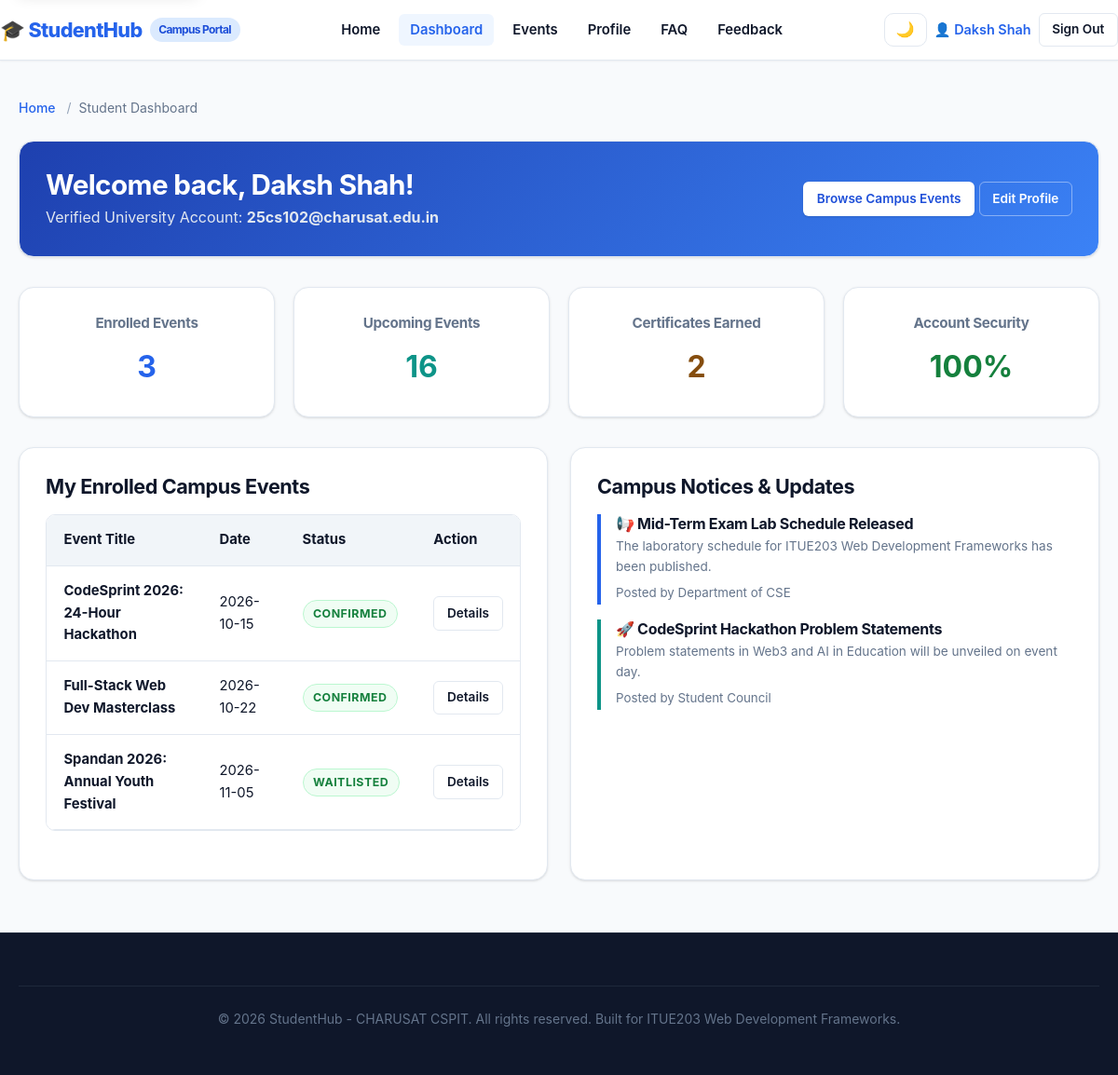
The app's page /dashboard.php (signed in) with its own data.
### tables this page shows
CREATE TABLE IF NOT EXISTS `registrations` (
  `id` INT AUTO_INCREMENT PRIMARY KEY,
  `student_id` INT NOT NULL,
  `event_id` INT NOT NULL,
  `registration_date` TIMESTAMP DEFAULT CURRENT_TIMESTAMP,
  `status` ENUM('Confirmed', 'Waitlisted', 'Cancelled') NOT NULL DEFAULT 'Confirmed',
  FOREIGN KEY (`student_id`) REFERENCES `students` (`id`) ON DELETE CASCADE ON UPDATE CASCADE,
  FOREIGN KEY (`event_id`) REFERENCES `events` (`id`) ON DELETE CASCADE ON UPDATE CASCADE,
  UNIQUE KEY `unique_student_event` (`student_id`, `event_id`),
  INDEX `idx_reg_student` (`student_id`),
  INDEX `idx_reg_event` (`event_id`),
  INDEX `idx_reg_status` (`status`)
);

CREATE TABLE IF NOT EXISTS `events` (
  `id` INT AUTO_INCREMENT PRIMARY KEY,
  `title` VARCHAR(150) NOT NULL,
  `description` TEXT NOT NULL,
  `event_date` DATE NOT NULL,
  `time_slot` VARCHAR(50) NOT NULL DEFAULT '10:00 AM - 04:00 PM',
  `venue` VARCHAR(150) NOT NULL,
  `category` VARCHAR(50) NOT NULL,
  `poster` VARCHAR(255) NOT NULL DEFAULT 'uploads/events/default.jpg',
  `seats` INT NOT NULL DEFAULT 100,
  `status` ENUM('Active', 'Upcoming', 'Completed', 'Cancelled') NOT NULL DEFAULT 'Active',
  `created_at` TIMESTAMP DEFAULT CURRENT_TIMESTAMP,
  INDEX `idx_events_date` (`event_date`),
  INDEX `idx_events_category` (`category`),
  INDEX `idx_events_status` (`status`)
);

### php/auth.php (called while the page is built, shortened)
<?php
require_once __DIR__ . '/db.php';
function isAuthenticated() {
    return true;
}
function getCurrentUser() {
    return [
        'id' => $_SESSION['user_id'],
        'name' => $_SESSION['user_name'] ?? 'Student',
        'email' => $_SESSION['user_email'] ?? '',
        'role' => $_SESSION['user_role'] ?? 'student',
        'student_id' => $_SESSION['student_id'] ?? null
    ];
}
?>

### php/db.php (called while the page is built, shortened)
<?php
if (!isset($db_connected)) {
    $db_connected = true;
}
?>

### dashboard.php (the view, shortened to what this page needs)
<?php
require_once __DIR__ . '/php/student-auth.php';
$currentUser = getCurrentUser();
$studentName = $currentUser['name'];
$studentEmail = $currentUser['email'];
$enrolledEvents = [];
if ($db_connected && isset($conn) && isset($_SESSION['student_id'])) {
    $sql = "SELECT e.title, e.event_date, e.category, r.status, e.venue
            FROM registrations r
            JOIN events e ON r.event_id = e.id
            WHERE r.student_id = ?
            ORDER BY e.event_date ASC";
    $stmt = $conn->prepare($sql);
    $stmt->bind_param("i", $_SESSION['student_id']);
    $stmt->execute();
    $res = $stmt->get_result();
    while ($row = $res->fetch_assoc()) {
        $enrolledEvents[] = $row;
    }
}
?>
<!DOCTYPE html>
<html lang="en">
<head>
    <link rel="stylesheet" href="css/style.css">
    <link rel="stylesheet" href="css/responsive.css">
</head>
<body>
    <header class="site-header">
        <div class="container header-inner">
            <a href="index.html" class="brand-logo" aria-label="StudentHub Home">
                🎓 StudentHub <span class="brand-badge">Campus Portal</span>
            </a>
            <nav class="main-nav" aria-label="Main Navigation">
                <ul>
                    <li><a href="index.html">Home</a></li>
                    <li><a href="dashboard.php" class="active" aria-current="page">Dashboard</a></li>
                    <li><a href="events.html">Events</a></li>
                    <li><a href="profile.php">Profile</a></li>
                    <li><a href="faq.html">FAQ</a></li>
                    <li><a href="feedback.html">Feedback</a></li>
                </ul>
            </nav>
            <div class="nav-cta-group">
                <button type="button" id="theme-toggle-btn" class="theme-toggle-btn" aria-label="Toggle theme">🌙</button>
                <span style="font-size: 0.9rem; font-weight: 600; color: var(--primary-600); display: flex; align-items: center; gap: 0.35rem;">
                    👤 <?php echo htmlspecialchars($studentName, ENT_QUOTES, 'UTF-8'); ?>
                </span>
                <a href="php/logout.php" class="btn btn-secondary btn-sm">Sign Out</a>
            </div>
        </div>
    </header>
    <main id="main-content">
        <div class="container">
            <nav aria-label="Breadcrumb">
                <ol class="breadcrumb">
                    <li class="breadcrumb-item"><a href="index.html">Home</a></li>
                    <li class="breadcrumb-item" aria-current="page">Student Dashboard</li>
                </ol>
            </nav>
            <section class="card" aria-labelledby="welcome-heading" style="background: linear-gradient(135deg, #1e40af 0%, #3b82f6 100%); color: #ffffff; margin-bottom: 2rem;">
                <div style="display: flex; justify-content: space-between; align-items: center; flex-wrap: wrap; gap: 1rem;">
                    <div>
                        <h1 id="welcome-heading" style="color: #ffffff; font-size: 1.85rem; margin-bottom: 0.25rem;">Welcome back, <?php echo htmlspecialchars($studentName, ENT_QUOTES, 'UTF-8'); ?>!</h1>
                        <p style="color: #e2e8f0; margin-bottom: 0;">Verified University Account: <strong><?php echo htmlspecialchars($studentEmail, ENT_QUOTES, 'UTF-8'); ?></strong></p>
                    </div>
                    <div>
                        <a href="events.html" class="btn btn-light btn-sm">Browse Campus Events</a>
                        <a href="profile.php" class="btn btn-outline btn-sm">Edit Profile</a>
                    </div>
                </div>
            </section>
            <section aria-labelledby="metrics-heading" style="margin-bottom: 2rem;">
                <div class="grid-4">
                    <article class="card" style="text-align: center;">
                        <h3 style="font-size: 0.95rem; color: var(--text-muted);">Enrolled Events</h3>
                        <p style="font-size: 2rem; font-weight: 700; color: var(--primary-600); margin-bottom: 0;"><?php echo count($enrolledEvents); ?></p>
                    </article>
                    <article class="card" style="text-align: center;">
                        <h3 style="font-size: 0.95rem; color: var(--text-muted);">Upcoming Events</h3>
                        <p style="font-size: 2rem; font-weight: 700; color: #0d9488; margin-bottom: 0;">16</p>
                    </article>
                    <article class="card" style="text-align: center;">
                        <h3 style="font-size: 0.95rem; color: var(--text-muted);">Certificates Earned</h3>
                        <p style="font-size: 2rem; font-weight: 700; color: #854d0e; margin-bottom: 0;">2</p>
                    </article>
                    <article class="card" style="text-align: center;">
                        <h3 style="font-size: 0.95rem; color: var(--text-muted);">Account Security</h3>
                        <p style="font-size: 2rem; font-weight: 700; color: #15803d; margin-bottom: 0;">100%</p>
                    </article>
                </div>
            </section>
            <div class="grid-2">
                <section class="card" aria-labelledby="enrolled-title">
                    <h2 id="enrolled-title" style="font-size: 1.35rem; margin-bottom: 1rem;">My Enrolled Campus Events</h2>
                    <div class="table-responsive">
                        <table>
                            <thead>
                                <tr>
                                    <th scope="col">Event Title</th>
                                    <th scope="col">Date</th>
                                    <th scope="col">Status</th>
                                    <th scope="col">Action</th>
                                </tr>
                            </thead>
                            <tbody>
                                <?php foreach ($enrolledEvents as $event): ?>
                                    <tr>
                                        <td><strong><?php echo htmlspecialchars($event['title'], ENT_QUOTES, 'UTF-8'); ?></strong></td>
                                        <td><?php echo htmlspecialchars($event['event_date'], ENT_QUOTES, 'UTF-8'); ?></td>
                                        <td><span class="status-badge status-confirmed"><?php echo htmlspecialchars($event['status'], ENT_QUOTES, 'UTF-8'); ?></span></td>
                                        <td><a href="events.html" class="btn btn-secondary btn-sm">Details</a></td>
                                    </tr>
                                <?php endforeach; ?>
                            </tbody>
                        </table>
                    </div>
                </section>
                <section class="card" aria-labelledby="activity-title">
                    <h2 id="activity-title" style="font-size: 1.35rem; margin-bottom: 1rem;">Campus Notices & Updates</h2>
                    <div style="display: flex; flex-direction: column; gap: 1rem;">
                        <article style="border-left: 4px solid var(--primary-600); padding-left: 1rem;">
                            <h3 style="font-size: 1rem; margin-bottom: 0.25rem;">📢 Mid-Term Exam Lab Schedule Released</h3>
                            <p style="font-size: 0.85rem; margin-bottom: 0.25rem;">The laboratory schedule for ITUE203 Web Development Frameworks has been published.</p>
                            <small style="color: var(--text-muted);">Posted by Department of CSE</small>
                        </article>
                        <article style="border-left: 4px solid #0d9488; padding-left: 1rem;">
                            <h3 style="font-size: 1rem; margin-bottom: 0.25rem;">🚀 CodeSprint Hackathon Problem Statements</h3>
                            <p style="font-size: 0.85rem; margin-bottom: 0.25rem;">Problem statements in Web3 and AI in Education will be unveiled on event day.</p>
                            <small style="color: var(--text-muted);">Posted by Student Council</small>
                        </article>
                    </div>
                </section>
            </div>
        </div>
    </main>
    <footer class="site-footer">
        <div class="container">
            <div class="footer-bottom">
                <p>&copy; 2026 StudentHub - CHARUSAT CSPIT. All rights reserved. Built for ITUE203 Web Development Frameworks.</p>
            </div>
        </div>
    </footer>
</body>
</html>

### records on screen
registrations: event.title "CodeSprint 2026: 24-Hour Hackathon", event.event_date "2026-10-15", status "CONFIRMED"
registrations: event.title "Full-Stack Web Dev Masterclass", event.event_date "2026-10-22", status "CONFIRMED"
registrations: event.title "Spandan 2026: Annual Youth Festival", event.event_date "2026-11-05", status "WAITLISTED"

### other values on screen
$studentName "Daksh Shah"
$studentEmail "25cs102@charusat.edu.in"
count($enrolledEvents) "3"
